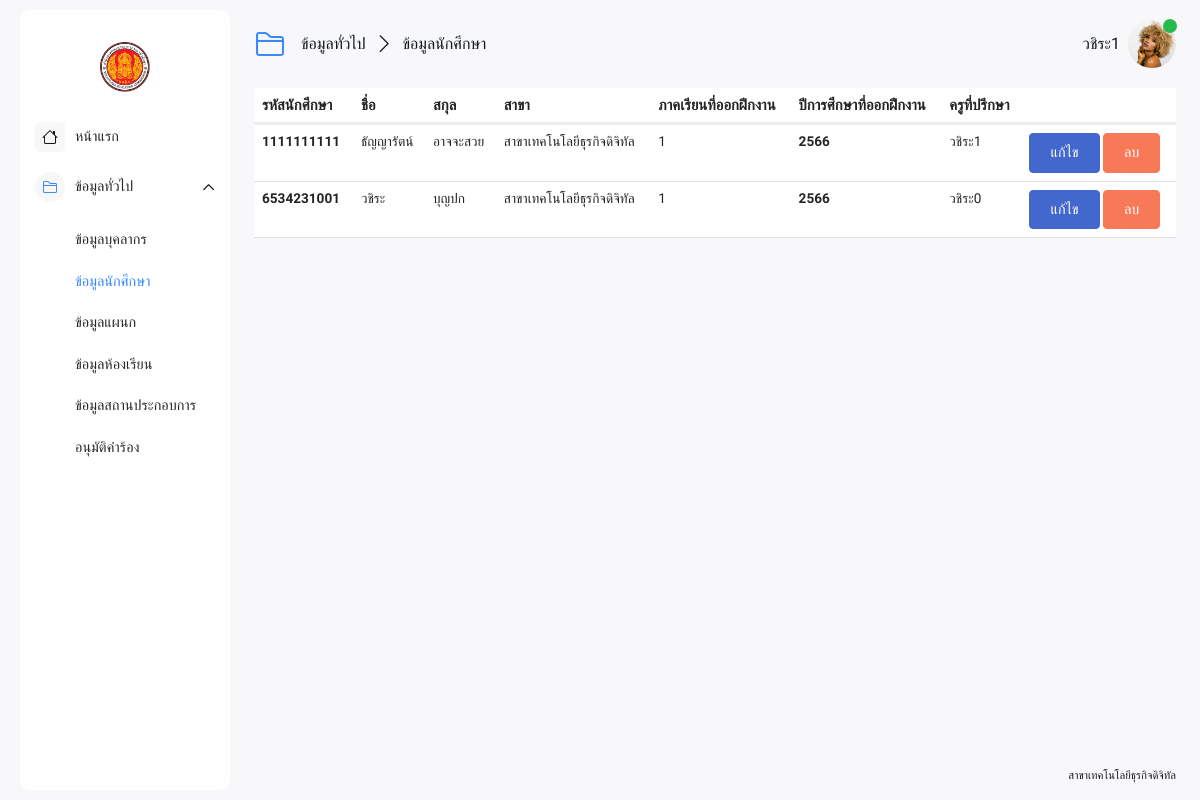
/teacher/Hearder/crud/showdata_student.php (signed in), run on the app's committed database.
### tables this page shows
CREATE TABLE `major` (
  `M_ID` varchar(15) NOT NULL,
  `M_Name` varchar(100) NOT NULL,
  `M_college` varchar(225) NOT NULL,
  `M_img` varchar(225) NOT NULL,
  `M_address` text NOT NULL
);

CREATE TABLE `teacher` (
  `T_ID` varchar(10) NOT NULL,
  `T_fname` varchar(50) NOT NULL,
  `T_lname` varchar(50) NOT NULL,
  `T_position` varchar(50) NOT NULL,
  `T_address` text NOT NULL,
  `T_birthday` date NOT NULL,
  `T_img` varchar(225) NOT NULL,
  `T_status` varchar(1) NOT NULL,
  `T_phone` varchar(10) NOT NULL,
  `T_email` varchar(100) NOT NULL,
  `T_gender` varchar(10) NOT NULL,
  `T_password` varchar(15) NOT NULL,
  `T_username` varchar(15) NOT NULL
);

CREATE TABLE `student` (
  `S_ID` varchar(10) NOT NULL,
  `S_fname` varchar(10) NOT NULL,
  `S_lname` varchar(10) NOT NULL,
  `S_gender` varchar(10) NOT NULL,
  `S_birthday` varchar(10) NOT NULL,
  `S_address` text NOT NULL,
  `S_phone` varchar(10) NOT NULL,
  `S_email` varchar(100) NOT NULL,
  `S_enrollment_term` varchar(1) NOT NULL,
  `S_enrollment_year` varchar(5) NOT NULL,
  `S_status` varchar(10) NOT NULL,
  `S_gpa` varchar(4) NOT NULL,
  `S_health` text NOT NULL,
  `S_major` varchar(50) NOT NULL,
  `S_level` varchar(5) NOT NULL,
  `S_img` varchar(225) NOT NULL,
  `S_ralative_name` varchar(50) NOT NULL,
  `S_ralative_phone` varchar(10) NOT NULL,
  `S_ralative_address` text NOT NULL,
  `T_ID` varchar(10) NOT NULL,
  `R_ID` int(5) NOT NULL,
  `S_username` varchar(50) NOT NULL,
  `S_password` varchar(50) NOT NULL
);

### config/show_data.php (called while the page is built, shortened)
<?php
function getuserT($conn, $username) {
    try {
        $sql = "SELECT * FROM teacher WHERE T_username = :T_username ";
        $stmt = $conn->prepare($sql);
        $stmt->bindParam(':T_username', $username);
        $stmt->execute();
        $result = $stmt->fetch(PDO::FETCH_ASSOC);
        return $result;
    } catch (PDOException $e) {
        echo "Error: " . $e->getMessage();
        return false;
    }
}
function getmajor($conn) {
    try {
        $sql = "SELECT * FROM major ";
        $stmt = $conn->prepare($sql);
        $stmt->execute();
        $result = $stmt->fetch(PDO::FETCH_ASSOC);
        return $result;
    } catch (PDOException $e) {
        echo "Error: " . $e->getMessage();
        return false;
    }
}
function getstudenall($conn) {
    try {
        $sqlS = "SELECT student.*, teacher.T_fname, teacher.T_lname
         FROM student
         INNER JOIN teacher ON student.T_ID = teacher.T_ID";
        $stmtS = $conn->prepare($sqlS);
        $stmtS->execute();
        $result = $stmtS->fetchAll(PDO::FETCH_ASSOC);
        return $result;
    } catch (PDOException $e) {
        echo "Error: " . $e->getMessage();
        return false;
    }
}
?>

### teacher/Hearder/crud/showdata_student.php (the view, shortened to what this page needs)
<?php
require_once '../../services_teacher/conndb.php';
require_once '../../../config/show_data.php';
echo '
<script src="https://cdn.jsdelivr.net/npm/sweetalert2@11"></script>
<script src="https://code.jquery.com/jquery-3.6.4.min.js"></script>
<script src="https://cdnjs.cloudflare.com/ajax/libs/sweetalert/1.1.3/sweetalert-dev.js"></script>
<link rel="stylesheet" href="https://cdnjs.cloudflare.com/ajax/libs/sweetalert/1.1.3/sweetalert.css">';
$user = getuserT($conn, $_SESSION['username']);
$userS = getstudenall($conn);
$stmtD = getmajor($conn);
?>
<!doctype html>
<html lang="en">
<head>
    <link rel="stylesheet" href="../../../assets/css/animate.css">
    <link rel="stylesheet" href="https://cdnjs.cloudflare.com/ajax/libs/limonte-sweetalert2/11.3.4/sweetalert2.min.css">
    <link rel="stylesheet" href="../../../assets/fonts/bootstrap/bootstrap-icons.css">
    <link rel="stylesheet" href="../../../assets/css/main.min.css">
    <link rel="stylesheet" href="../../../assets/vendor/overlay-scroll/OverlayScrollbars.min.css">
</head>
<body id="fonts">
<div class="page-wrapper">
    <nav class="sidebar-wrapper">
        <div class="sidebar-brand">
            <a href="../../index.php" class="logo">
                <span class="avatar">
                    <img src="../../../upload_img/<?php echo $stmtD['M_img']; ?>" alt="Admin Dashboards"
                         style="width: auto;height: 100px"/>
                </span>
            </a>
        </div>
        <div class="sidebar-menu">
            <div class="sidebarMenuScroll">
                <ul>
                    <li class="">
                        <a href="../../index.php">
                            <i class="bi bi-house"></i>
                            <span class="menu-text">หน้าแรก</span>
                        </a>
                    </li>
                    <li class="sidebar-dropdown active">
                        <a href="#">
                            <i class="bi bi-folder2"></i>
                            <span class="menu-text">ข้อมูลทั่วไป</span>
                        </a>
                        <div class="sidebar-submenu">
                            <ul>
                                <?php
                                if ($user['T_status'] == '1' ) {
                                    ?>
                                    <li>
                                        <a href="showdata_teacher.php" >ข้อมูลบุคลากร</a>
                                    </li>
                                    <li>
                                        <a href="showdata_student.php" class="current-page">ข้อมูลนักศึกษา</a>
                                    </li>
                                    <li>
                                        <a href="showdata_major.php">ข้อมูลแผนก</a>
                                    </li>
                                    <li>
                                        <a href="showdata_room.php">ข้อมูลห้องเรียน</a>
                                    </li>
                                    <li>
                                        <a href="showdata_company.php" >ข้อมูลสถานประกอบการ</a>
                                    </li>
                                    <li>
                                        <a href="showdata_request.php" >อนุมัติคำร้อง</a>
                                    </li>
                                    <?php
                                }
                                ?>
                            </ul>
                        </div>
                    </li>
                </ul>
            </div>
        </div>
    </nav>
    <div class="main-container">
        <div class="page-header">
            <ol class="breadcrumb d-md-flex d-none">
                <li class="breadcrumb-item">
                    <i class="bi bi-folder2"></i>
                    <a href="showdata_student.php">ข้อมูลทั่วไป</a>
                </li>
                <li class="breadcrumb-item breadcrumb-active" aria-current="page">ข้อมูลนักศึกษา</li>
            </ol>
            <div class="header-actions-container">
                <div>
                    <ul class="header-actions">
                        <li class="dropdown">
                            <a href="#" id="userSettings" class="user-settings" data-toggle="dropdown"
                               aria-haspopup="true">
                                <span class="user-name d-none d-md-block"><?php echo $user['T_fname']; ?></span>
                                <span class="avatar">
                                <img src="../../img/<?php echo $user['T_img'] ?>" alt="Admin Templates">
                                <span class="status online"></span>
                            </span>
                            </a>
                        </li>
                    </ul>
                </div>
            </div>
        </div>
        <div class="content-wrapper-scroll">
            <div class="content-wrapper">
                <div class="card-body">
                    <div class="table-responsive">
                        <table class="table m-0">
                            <thead>
                            <tr>
                                <th>รหัสนักศึกษา</th>
                                <th>ชื่อ</th>
                                <th>สกุล</th>
                                <th>สาขา</th>
                                <th>ภาคเรียนที่ออกฝึกงาน</th>
                                <th>ปีการศึกษาที่ออกฝึกงาน</th>
                                <th>ครูที่ปรึกษา</th>
                                <th></th>
                            </tr>
                            </thead>
                            <tbody>
                            <?php foreach ($userS as $student) { ?>
                                <tr>
                                    <th><?= $student['S_ID']; ?></th>
                                    <td><?= $student['S_fname']; ?></td>
                                    <td><?= $student['S_lname']; ?></td>
                                    <td><?= $student['S_major']; ?></td>
                                    <td><?= $student['S_enrollment_term']; ?></td>
                                    <th><?= $student['S_enrollment_year']; ?></th>
                                    <td><?= $student['T_fname']; ?></td>
                                    <td>
                                        <a href="editFrom_student.php?S_ID=<?= $student['S_ID']; ?>">
                                            <button class="btn btn-primary">แก้ไข</button>
                                        </a>
                                        <a href="#">
                                            <button class="btn btn-danger" onclick="deleteUser(<?= $student['S_ID']; ?>)">ลบ</button>
                                        </a>
                                    </td>
                                </tr>
                            <?php } ?>
                            </tbody>
                        </table>
                    </div>
                </div>
            </div>
            <div class="app-footer">
                <span>สาขาเทคโนโลยีธุรกิจดิจิทัล</span>
            </div>
        </div>
    </div>
</body>
</html>

### teacher/Hearder/crud/showdata_student.php (style rules this page uses)
#fonts { font-family: 'Mitr', sans-serif; }

### data on the page
major: M_img (picture)
teacher: T_fname "วชิระ1", T_img (picture)
student: S_ID "1111111111", S_fname "ธัญญารัตน์", S_lname "อาจจะสวย", S_major "สาขาเทคโนโลยีธุรกิจดิจิทัล", S_enrollment_term "1", S_enrollment_year "2566", T_ID.T_fname "วชิระ1"
student: S_ID "6534231001", S_fname "วชิระ", S_lname "บุญปก", S_major "สาขาเทคโนโลยีธุรกิจดิจิทัล", S_enrollment_term "1", S_enrollment_year "2566", T_ID.T_fname "วชิระ0"
